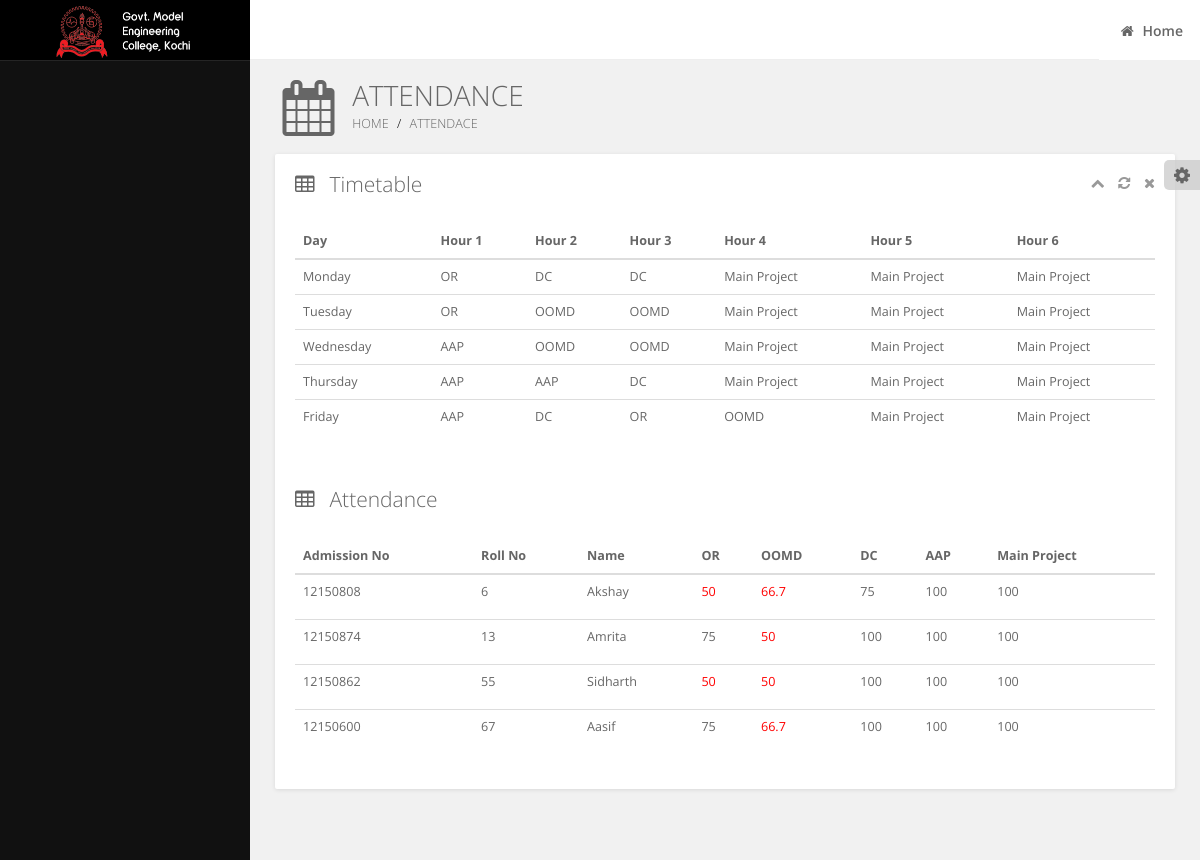
The app's page /timetable/CS8A with its own data.
### timetable/models.py (models this page shows, shortened)
@python_2_unicode_compatible
class Timetable(models.Model):
 classroom=models.ForeignKey('Classroom')
 day=models.CharField(max_length=20)
 hour1=models.ForeignKey('Subject',on_delete=models.CASCADE, related_name='+')
 hour2=models.ForeignKey('Subject',on_delete=models.CASCADE, related_name='+')
 hour3=models.ForeignKey('Subject',on_delete=models.CASCADE, related_name='+')
 hour4=models.ForeignKey('Subject',on_delete=models.CASCADE, related_name='+')
 hour5=models.ForeignKey('Subject',on_delete=models.CASCADE, related_name='+')
 hour6=models.ForeignKey('Subject',on_delete=models.CASCADE, related_name='+')

@python_2_unicode_compatible
class Subject(models.Model):
  subject_id=models.IntegerField()
  subject_name=models.CharField(max_length=20)

### login/models.py (models this page shows)
@python_2_unicode_compatible
class Students(models.Model):
 student_name = models.CharField(max_length=30)
 student_id=models.IntegerField(primary_key=True)
 admission_number= models.CharField(max_length=40)
 class_id=models.IntegerField()
 def __str__(self):
     return self.student_name

### timetable/views.py (the view, shortened to what this page needs)
# urls.py: url(r'^(?P<slug>.+)$', views.index, name='index'),
def index(request,slug):
  attendances = []
  attendances_list = []
  percentage=float(0)
  Class=Classroom.objects.get(slug=slug)
  timetable=Timetable.objects.all().filter(classroom__class_id=Class.class_id)
  studentlist=Students.objects.all().filter(class_id=Class.class_id).order_by('student_id')
  subjects=Subject.objects.all().order_by("subject_id")
  string='str'
  print studentlist
  for user in studentlist:
    attendances = []
    records=Record.objects.values('subject__subject_name').filter(student__student_id=user.student_id).annotate(the_count=Count('subject__subject_id')).order_by('subject_id')
    countings=Counting.objects.all().filter(classroom__class_id=user.class_id).order_by("subject_id")
    print countings
    countings=Counting.objects.all().filter(classroom__class_id=user.class_id).order_by("subject_id")
    for counting in countings:
      for record in records:
        if record['subject__subject_name'] == counting.subject.subject_name:
          print record['the_count']
          if counting.count != 0:
            percentage = round(float(float(record['the_count'])/float(counting.count))*100,1)
            percentage = ('%f' % percentage).rstrip('0').rstrip('.')
            attendances.append(float(percentage))
          else:
            percentage=0
      if percentage==0:
        percentage = ('%f' % percentage).rstrip('0').rstrip('.')
        attendances.append(float(percentage))
      percentage=float(0)
    attendances_list.append(attendances)
  attendances_list=zip(studentlist,attendances_list)
  return render(request, 'timetable/index.html', {'slug':slug,'studentlist':studentlist,'timetable': timetable,'attendances_list':attendances_list,'subjects':subjects})

### attendance/models.py (called while the page is built)
 def __str__(self):
    return (self.subject.subject_name+' '+self.classroom.department+str(self.classroom.semester)+self.classroom.section)

### login/templatetags/conversion.py (called while the page is built)
@register.filter()
def to_float(attendance):
    return float(attendance)

@register.filter()
def round(attendance):
    return ('%f' % float(attendance)).rstrip('0').rstrip('.')

@register.filter()
def get_type(value):
    if type(value)==str:
        return('str')
    elif type(value)==int:
        return('int')
    elif type(value)==float:
        return('float')

### timetable/templates/timetable/index.html (shortened to what this page needs)
{% load static %}
<!DOCTYPE html>
<html lang="en">
<head>
	<link rel="stylesheet" href="{% static 'assets/plugins/bootstrap/css/bootstrap.min.css' %}">
	<link rel="stylesheet" href="{% static 'assets/plugins/font-awesome/css/font-awesome.min.css' %}">
	<link rel="stylesheet" href="{% static 'assets/plugins/pace/pace-theme-minimal.css' %}">
	<link rel="stylesheet" href="{% static 'assets/css/main.css' %}">
	<link rel="stylesheet" href="{% static 'assets/css/skins.css' %}">
</head>
<body class="skin-dark">
	<header class="header">
		<a href="#" class="logo">
			<img src="{% static 'assets/img/logo.png' %}" alt="MEC   " height="65">
		</a>
		<nav class="navbar navbar-static-top" role="navigation">
            <div class="navbar-right">
                <ul class="nav navbar-nav">
                    <li class="profile-menu">
                        <a href="/login">
                            <i class="fa fa-home"></i>
                            <span class="username">Home</span>
                        </a>
                    </li>
                </ul>
            </div>
		</nav>
	</header>
	<div class="wrapper row-offcanvas row-offcanvas-left">
		<aside class="left-side sidebar-offcanvas">
		</aside>
		<aside class="right-side">
			<section class="content-header">
				<i class="fa fa-calendar"></i>
				<span>Attendance</span>
				<ol class="breadcrumb">
					<li><a href="index.html">Home</a></li>
					<li class="active"><a href="">Attendace</a></li>
				</ol>
			</section>
			<section class="content">
				<div class="row">
					<div class="col-md-12">
                        <div class="grid no-border">
                            <div class="grid-header">
                                <i class="fa fa-table"></i>
                                <span class="grid-title">Timetable</span>
                                <div class="pull-right grid-tools">
                                    <a data-widget="collapse" title="Collapse"><i class="fa fa-chevron-up"></i></a>
                                    <a data-widget="reload" title="Reload"><i class="fa fa-refresh"></i></a>
                                    <a data-widget="remove" title="Remove"><i class="fa fa-times"></i></a>
                                </div>
                            </div>
                            <div class="grid-body">
                                <div class="table-responsive">
                                    <table class="table table-hover">
                                        <thead>
                                            <tr>
                                                <th>Day</th>
                                                <th>Hour 1</th>
                                                <th>Hour 2</th>
                                                <th>Hour 3</th>
                                                <th>Hour 4</th>
                                                <th>Hour 5</th>
                                                <th>Hour 6</th>
                                            </tr>
                                        </thead>
                                        <tbody>
                                            {% for entry in timetable %}
                                            <tr>
                                                <td> {{ entry.day }} </td> <td>{{ entry.hour1.subject_name }}</td><td> {{ entry.hour2.subject_name }}</td> <td>{{ entry.hour3.subject_name }}</td><td> {{ entry.hour4.subject_name }} </td><td>{{ entry.hour5.subject_name }}</td><td> {{ entry.hour6.subject_name }}</td>
                                            </tr>
                                            {% endfor %}
                                        </tbody>
                                    </table>
                                </div>
                            </div>
                            <div class="grid-header">
                                <i class="fa fa-table"></i>
                                <span class="grid-title">Attendance</span>
                            </div>
                            <div class="grid-body">
                                <div class="table-responsive">
                                    <table class="table table-hover">
                                        <thead>
                                            <tr>
												<th>Admission No</th>
												<th>Roll No</th>
												<th>Name</th>
												{%for subject in subjects%}
												<th>{{subject.subject_name}}</th>
												{%endfor%}
                                            </tr>
                                        </thead>
                                        <tbody>
												{% load conversion %}
												{%for user in attendances_list%}
                                            <tr>
												<td>{{user.0.admission_number}}</td>
												<td>{{user.0.student_id}}</td>
												<td>{{user.0.student_name}}</td>
													{%for attendance in user.1%}
													{%if attendance|get_type == 'str'%}
												<td>{{attendance}}</td>
													{%else%}
													{%if attendance|to_float >= 75 %}
													<td><p >{{attendance|round}}</p></td>
												{%else%}
													<td><p  style="color:red;">{{attendance|round}}</p></td>
												{%endif%}
													{%endif%}
													{%endfor%}
											</tr>
											{%endfor%}
                                        </tbody>
                                    </table>
                                </div>
                            </div>
                        </div>
                    </div>
				</div>
			</section>
		</aside>
	</div>
</body>
</html>

### static/assets/css/main.css (style rules this page uses)
html, body { overflow-x: hidden !important; font-family: 'Open Sans', sans-serif; min-height: 100%; background: #f1f1f1; }
a { color: #428bca; }
.wrapper { min-height: 100%; }
.wrapper:before, .wrapper:after { display: table; content: " "; }
.wrapper:after { clear: both; }
body .header, body .navbar { position: fixed; }
body .wrapper { margin-top: 60px; }
body .header { position: absolute; top: 0; left: 0; right: 0; }
body .navbar { background: #ffffff;; left: 0; right: 0; }
.left-side, .right-side { min-height: 100%; display: block; }
.left-side { position: absolute; width: 250px; top: 0; z-index: 999; font-size: 0.9em; }
.right-side { background-color: #f9f9f9; color: #666666; margin-left: 250px; overflow: hidden; }
.no-border { border: 0px !important; }
body > .header { position: relative; max-height: 100px; z-index: 1000; }
body > .header .logo { float: left; line-height: 60px; padding: 0 10px; width: 250px; height: 60px; display: block; position: fixed; min-width: 250px; min-height: 60px; margin-right: auto; margin-left: auto; text-align: center; display: table-cell; vertical-align: middle; }
body > .header .navbar { height: 60px; margin-bottom: 0; margin-left: 250px; }
.navbar { border-bottom: 1px solid #eee; }
.navbar .nav a, .navbar .sidebar-toggle .fa-bars { color: #666666; }
.navbar-nav { margin: 14px 56px 0 0; }
.navbar .navbar-right { background-color: #fff; padding-left: 15px; height: 60px }
.navbar .navbar-right > .nav { margin-right: 10px; }
.navbar-right .username { padding-left: 5px; }
.navbar-menu, .profile-menu { position: absolute; background-color: #fff; }
.navbar-right ul.navbar-nav > li > a { background: none; margin-right: 0; font-size: 0.9em; }
.navbar-right ul.navbar-nav > li.navbar-menu > a, .navbar-right ul.navbar-nav > li.profile-menu > a { padding: 7px; font-size: 1em; font-weight: 600; }
.navbar-right ul.navbar-nav > li { margin-right: 16px; }
.navbar-right ul.navbar-nav > li.profile-menu { margin-right: 0; }
ul.navbar-nav > li > a { color: #8e8e93; padding: 2px 6px; margin-right: 15px; }
.right-side > .content-header { padding: 15px 20px 1px 25px; background: #f1f1f1; box-shadow: none; }
.right-side > .content-header > span { margin: 0; font-size: 2em; font-weight: 300; text-transform: uppercase; }
.right-side > .content-header > .fa { font-size: 4em; text-align: center; margin: 0; width: 1.2em; height: 1.2em; margin-right: 10px; float: left; line-height: 1.2em; }
.right-side > .content-header > .breadcrumb { background: transparent; margin-top: 0; padding: 0; font-size: 0.9em; font-weight: 300; text-transform: uppercase; }
.right-side > .content-header > .breadcrumb > li > a { color: #666666; }
.right-side > .content-header > .breadcrumb > li + li:before { content: "\002f \0020"; color: #000000; }
.right-side > .content { padding: 0px 25px 25px 25px; background: #f1f1f1; }
@media screen and (min-width: 992px) { .left-side { top: 60px; } }
.grid { position: relative; width: 100%; background: #fff; color: #666666; border-radius: 2px; margin-bottom: 25px; box-shadow: 0px 1px 4px rgba(0, 0, 0, 0.1); }
.grid .grid-header { position: relative; border-bottom: 1px solid #ddd; padding: 15px 10px 10px 20px; }
.grid .grid-header:before, .grid .grid-header:after { display: table; content: " "; }
.grid .grid-header:after { clear: both; }
.grid .grid-header span, .grid .grid-header > .fa { display: inline-block; margin: 0; font-weight: 300; font-size: 1.5em; float: left; }
.grid .grid-header span { padding: 0 5px; }
.grid .grid-header > .fa { padding: 5px 10px 0 0; }
.grid .grid-header > .grid-tools { padding: 4px 10px; }
.grid .grid-header > .grid-tools a { color: #999999; padding-left: 10px; cursor: pointer; }
.grid .grid-body { padding: 15px 20px 15px 20px; font-size: 0.9em; line-height: 1.9em; }
.grid.no-border > .grid-header { border-bottom: 0px !important; }
img { vertical-align: middle; }

### static/assets/css/skins.css (style rules this page uses)
.skin-dark .logo { background-color: #000000; }
.skin-dark .left-side { background: #111111; }

### records on screen
Timetable: day "Monday", hour1.subject_name "OR", hour2.subject_name "DC", hour3.subject_name "DC", hour4.subject_name "Main Project", hour5.subject_name "Main Project", hour6.subject_name "Main Project"
Timetable: day "Tuesday", hour1.subject_name "OR", hour2.subject_name "OOMD", hour3.subject_name "OOMD", hour4.subject_name "Main Project", hour5.subject_name "Main Project", hour6.subject_name "Main Project"
Timetable: day "Wednesday", hour1.subject_name "AAP", hour2.subject_name "OOMD", hour3.subject_name "OOMD", hour4.subject_name "Main Project", hour5.subject_name "Main Project", hour6.subject_name "Main Project"
Timetable: day "Thursday", hour1.subject_name "AAP", hour2.subject_name "AAP", hour3.subject_name "DC", hour4.subject_name "Main Project", hour5.subject_name "Main Project", hour6.subject_name "Main Project"
Timetable: day "Friday", hour1.subject_name "AAP", hour2.subject_name "DC", hour3.subject_name "OR", hour4.subject_name "OOMD", hour5.subject_name "Main Project", hour6.subject_name "Main Project"
Subject: subject_name "OR"
Subject: subject_name "OOMD"
Subject: subject_name "DC"
Subject: subject_name "AAP"
Subject: subject_name "Main Project"
Students: admission_number "12150808", student_id "6", student_name "Akshay", 1 "50" "66.7", 1 "75" "100" "100"
Students: admission_number "12150874", student_id "13", student_name "Amrita", 1 "75" "100" "100" "100", 1 "50"
Students: admission_number "12150862", student_id "55", student_name "Sidharth", 1 "50" "50", 1 "100" "100" "100"
Students: admission_number "12150600", student_id "67", student_name "Aasif", 1 "75" "100" "100" "100", 1 "66.7"
